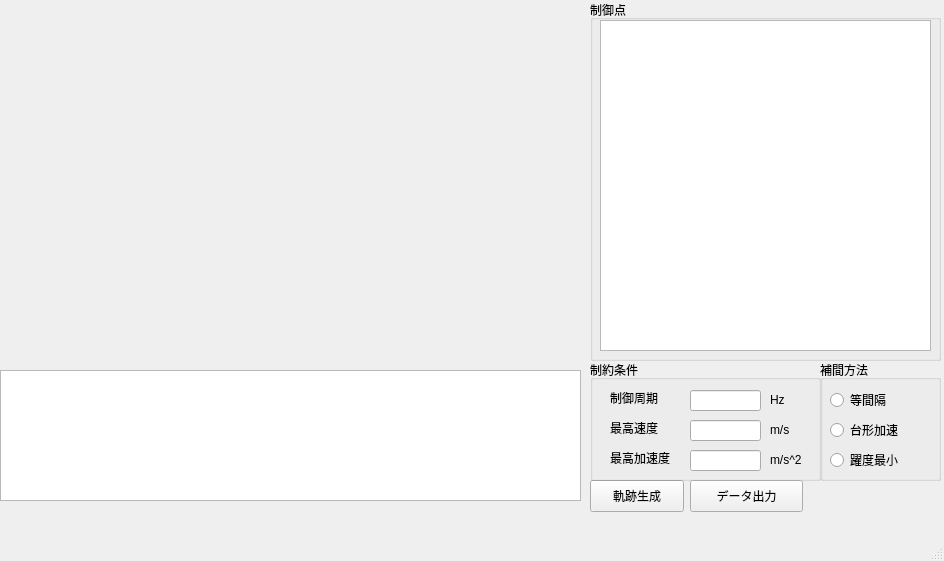
<?xml version="1.0" encoding="UTF-8"?>
<ui version="4.0">
 <class>MainWindow</class>
 <widget class="QMainWindow" name="MainWindow">
  <property name="enabled">
   <bool>true</bool>
  </property>
  <property name="geometry">
   <rect>
    <x>0</x>
    <y>0</y>
    <width>944</width>
    <height>561</height>
   </rect>
  </property>
  <property name="windowTitle">
   <string>MainWindow</string>
  </property>
  <widget class="QWidget" name="centralwidget">
   <widget class="QTextBrowser" name="textBrowser">
    <property name="geometry">
     <rect>
      <x>0</x>
      <y>370</y>
      <width>581</width>
      <height>131</height>
     </rect>
    </property>
   </widget>
   <widget class="QWidget" name="widget" native="true">
    <property name="geometry">
     <rect>
      <x>0</x>
      <y>0</y>
      <width>581</width>
      <height>361</height>
     </rect>
    </property>
   </widget>
   <widget class="QPushButton" name="pushButton">
    <property name="geometry">
     <rect>
      <x>590</x>
      <y>480</y>
      <width>94</width>
      <height>32</height>
     </rect>
    </property>
    <property name="text">
     <string>軌跡生成</string>
    </property>
   </widget>
   <widget class="QGroupBox" name="groupBox">
    <property name="geometry">
     <rect>
      <x>590</x>
      <y>0</y>
      <width>351</width>
      <height>361</height>
     </rect>
    </property>
    <property name="title">
     <string>制御点</string>
    </property>
    <widget class="QTableWidget" name="tableWidget">
     <property name="geometry">
      <rect>
       <x>10</x>
       <y>20</y>
       <width>331</width>
       <height>331</height>
      </rect>
     </property>
     <attribute name="horizontalHeaderDefaultSectionSize">
      <number>70</number>
     </attribute>
    </widget>
   </widget>
   <widget class="QGroupBox" name="groupBox_2">
    <property name="geometry">
     <rect>
      <x>590</x>
      <y>360</y>
      <width>231</width>
      <height>121</height>
     </rect>
    </property>
    <property name="title">
     <string>制約条件</string>
    </property>
    <widget class="QLabel" name="label">
     <property name="geometry">
      <rect>
       <x>20</x>
       <y>30</y>
       <width>71</width>
       <height>16</height>
      </rect>
     </property>
     <property name="text">
      <string>制御周期</string>
     </property>
    </widget>
    <widget class="QLabel" name="label_2">
     <property name="geometry">
      <rect>
       <x>20</x>
       <y>60</y>
       <width>71</width>
       <height>16</height>
      </rect>
     </property>
     <property name="text">
      <string>最高速度</string>
     </property>
    </widget>
    <widget class="QLabel" name="label_3">
     <property name="geometry">
      <rect>
       <x>20</x>
       <y>90</y>
       <width>71</width>
       <height>16</height>
      </rect>
     </property>
     <property name="text">
      <string>最高加速度</string>
     </property>
    </widget>
    <widget class="QLineEdit" name="lineEdit">
     <property name="geometry">
      <rect>
       <x>100</x>
       <y>30</y>
       <width>71</width>
       <height>21</height>
      </rect>
     </property>
    </widget>
    <widget class="QLineEdit" name="lineEdit_2">
     <property name="geometry">
      <rect>
       <x>100</x>
       <y>60</y>
       <width>71</width>
       <height>21</height>
      </rect>
     </property>
    </widget>
    <widget class="QLineEdit" name="lineEdit_3">
     <property name="geometry">
      <rect>
       <x>100</x>
       <y>90</y>
       <width>71</width>
       <height>21</height>
      </rect>
     </property>
    </widget>
    <widget class="QLabel" name="label_4">
     <property name="geometry">
      <rect>
       <x>180</x>
       <y>30</y>
       <width>41</width>
       <height>20</height>
      </rect>
     </property>
     <property name="text">
      <string>Hz</string>
     </property>
    </widget>
    <widget class="QLabel" name="label_5">
     <property name="geometry">
      <rect>
       <x>180</x>
       <y>60</y>
       <width>41</width>
       <height>20</height>
      </rect>
     </property>
     <property name="text">
      <string>m/s</string>
     </property>
    </widget>
    <widget class="QLabel" name="label_6">
     <property name="geometry">
      <rect>
       <x>180</x>
       <y>90</y>
       <width>41</width>
       <height>20</height>
      </rect>
     </property>
     <property name="text">
      <string>m/s^2</string>
     </property>
    </widget>
   </widget>
   <widget class="QGroupBox" name="groupBox_3">
    <property name="geometry">
     <rect>
      <x>820</x>
      <y>360</y>
      <width>121</width>
      <height>121</height>
     </rect>
    </property>
    <property name="title">
     <string>補間方法</string>
    </property>
    <widget class="QRadioButton" name="radioButton_4">
     <property name="geometry">
      <rect>
       <x>10</x>
       <y>30</y>
       <width>100</width>
       <height>20</height>
      </rect>
     </property>
     <property name="text">
      <string>等間隔</string>
     </property>
    </widget>
    <widget class="QRadioButton" name="radioButton_5">
     <property name="geometry">
      <rect>
       <x>10</x>
       <y>60</y>
       <width>100</width>
       <height>20</height>
      </rect>
     </property>
     <property name="text">
      <string>台形加速</string>
     </property>
    </widget>
    <widget class="QRadioButton" name="radioButton_6">
     <property name="geometry">
      <rect>
       <x>10</x>
       <y>90</y>
       <width>100</width>
       <height>20</height>
      </rect>
     </property>
     <property name="text">
      <string>躍度最小</string>
     </property>
    </widget>
   </widget>
   <widget class="QPushButton" name="pushButton_2">
    <property name="enabled">
     <bool>true</bool>
    </property>
    <property name="geometry">
     <rect>
      <x>690</x>
      <y>480</y>
      <width>113</width>
      <height>32</height>
     </rect>
    </property>
    <property name="text">
     <string>データ出力</string>
    </property>
    <property name="default">
     <bool>false</bool>
    </property>
   </widget>
  </widget>
  <widget class="QMenuBar" name="menubar">
   <property name="geometry">
    <rect>
     <x>0</x>
     <y>0</y>
     <width>944</width>
     <height>22</height>
    </rect>
   </property>
  </widget>
  <widget class="QStatusBar" name="statusbar"/>
 </widget>
 <resources/>
 <connections>
  <connection>
   <sender>pushButton</sender>
   <signal>clicked()</signal>
   <receiver>MainWindow</receiver>
   <slot>button_generate_Click()</slot>
   <hints>
    <hint type="sourcelabel">
     <x>656</x>
     <y>515</y>
    </hint>
    <hint type="destinationlabel">
     <x>584</x>
     <y>511</y>
    </hint>
   </hints>
  </connection>
  <connection>
   <sender>pushButton_2</sender>
   <signal>clicked()</signal>
   <receiver>MainWindow</receiver>
   <slot>button_export_Click()</slot>
   <hints>
    <hint type="sourcelabel">
     <x>783</x>
     <y>513</y>
    </hint>
    <hint type="destinationlabel">
     <x>833</x>
     <y>513</y>
    </hint>
   </hints>
  </connection>
 </connections>
 <slots>
  <slot>setTextHelloWorld()</slot>
  <slot>button_generate_Click()</slot>
  <slot>button_export_Click()</slot>
 </slots>
</ui>
